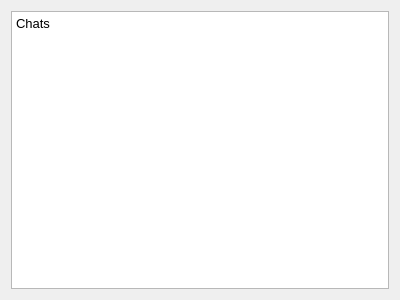
<?xml version="1.0" encoding="UTF-8"?>
<ui version="4.0">
 <class>Chats</class>
 <widget class="QWidget" name="Chats">
  <property name="geometry">
   <rect>
    <x>0</x>
    <y>0</y>
    <width>400</width>
    <height>300</height>
   </rect>
  </property>
  <property name="windowTitle">
   <string>Form</string>
  </property>
  <layout class="QVBoxLayout" name="verticalLayout">
   <item>
    <widget class="QTextEdit" name="textEdit">
     <property name="html">
      <string>&lt;!DOCTYPE HTML PUBLIC &quot;-//W3C//DTD HTML 4.0//EN&quot; &quot;http://www.w3.org/TR/REC-html40/strict.dtd&quot;&gt;
&lt;html&gt;&lt;head&gt;&lt;meta name=&quot;qrichtext&quot; content=&quot;1&quot; /&gt;&lt;meta charset=&quot;utf-8&quot; /&gt;&lt;style type=&quot;text/css&quot;&gt;
p, li { white-space: pre-wrap; }
hr { height: 1px; border-width: 0; }
li.unchecked::marker { content: &quot;\2610&quot;; }
li.checked::marker { content: &quot;\2612&quot;; }
&lt;/style&gt;&lt;/head&gt;&lt;body style=&quot; font-family:'Sans'; font-size:10pt; font-weight:400; font-style:normal;&quot;&gt;
&lt;p style=&quot; margin-top:0px; margin-bottom:0px; margin-left:0px; margin-right:0px; -qt-block-indent:0; text-indent:0px;&quot;&gt;Chats&lt;/p&gt;&lt;/body&gt;&lt;/html&gt;</string>
     </property>
    </widget>
   </item>
  </layout>
 </widget>
 <resources/>
 <connections/>
</ui>
